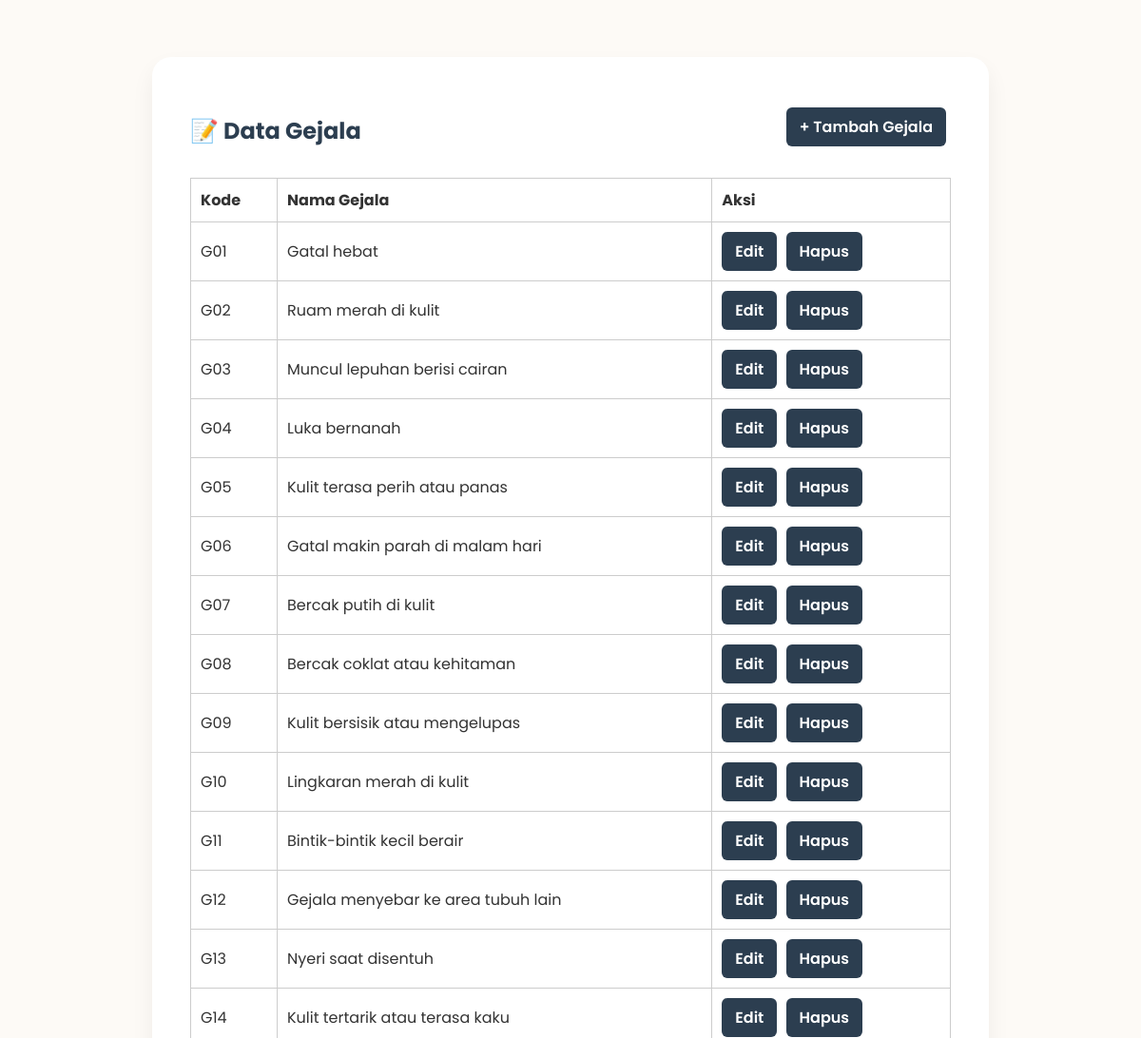
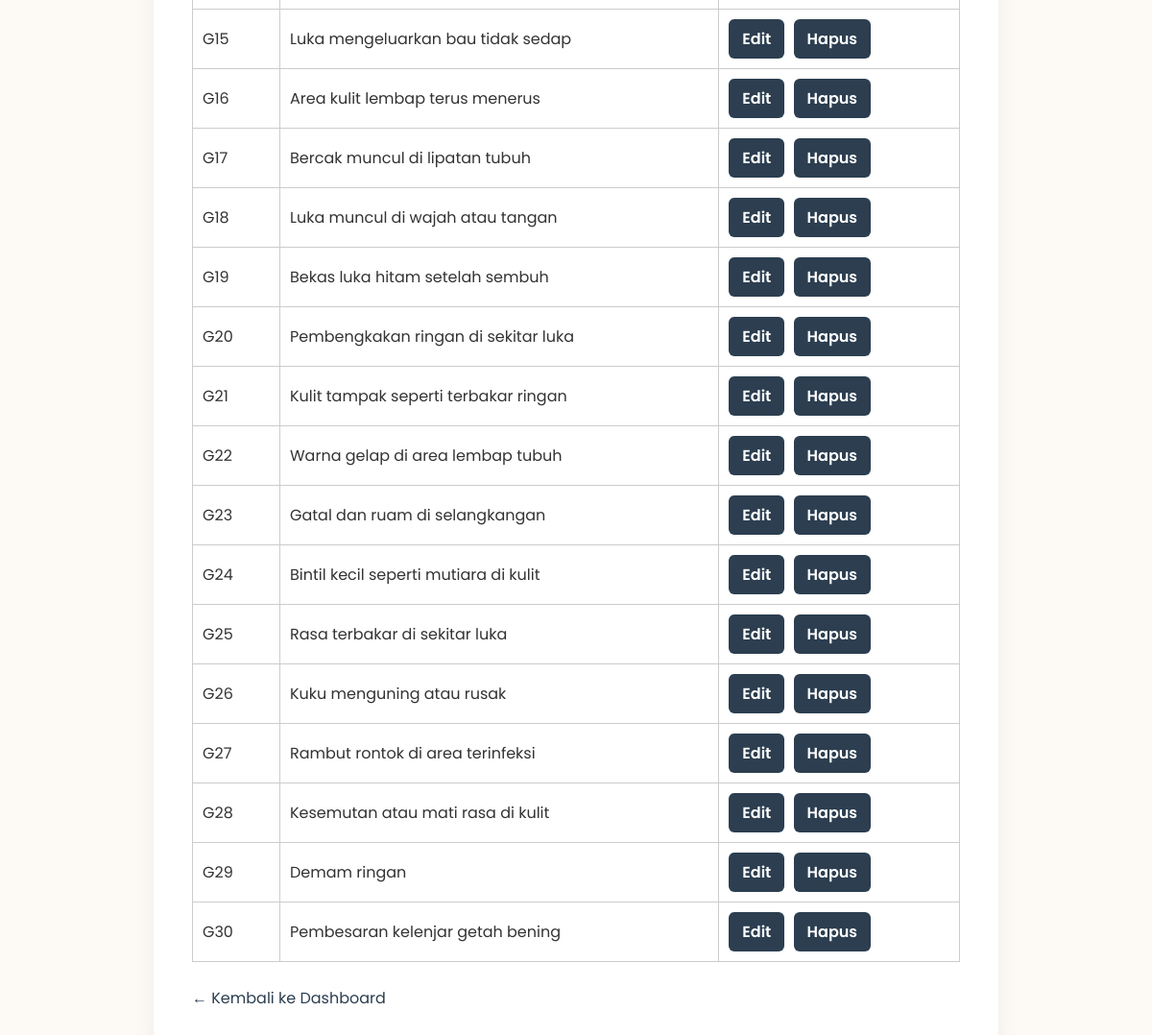
The page /admin/data-gejala.php (signed in) on the database its author committed (2 pictures, top to bottom).
### tables this page shows
CREATE TABLE `gejala` (
  `id_gejala` int(11) NOT NULL,
  `kode_gejala` varchar(10) DEFAULT NULL,
  `nama_gejala` varchar(255) DEFAULT NULL
);

### admin/data-gejala.php (the view, shortened to what this page needs)
<?php
include '../db.php';
?>
<!DOCTYPE html>
<html lang="id">
<head>
  <link rel="stylesheet" href="../style.css">
</head>
<body>
  <div class="container">
    <div class="top-bar">
      <h2>📝 Data Gejala</h2>
      <a class="btn" href="tambah-gejala.php">+ Tambah Gejala</a>
    </div>
    <table>
      <tr>
        <th>Kode</th>
        <th>Nama Gejala</th>
        <th>Aksi</th>
      </tr>
      <?php
      $q = mysqli_query($koneksi, "SELECT * FROM gejala ORDER BY kode_gejala ASC");
      while ($d = mysqli_fetch_array($q)) {
          echo "<tr>";
          echo "<td>{$d['kode_gejala']}</td>";
          echo "<td>{$d['nama_gejala']}</td>";
          echo "<td>
            <a class='btn' href='edit-gejala.php?id={$d['id_gejala']}'>Edit</a>
            <a class='btn' href='?hapus={$d['id_gejala']}' onclick='return confirm(\"Hapus data ini?\")'>Hapus</a>
          </td>";
          echo "</tr>";
      }
      ?>
    </table>
    <br><a href="index.php">← Kembali ke Dashboard</a>
  </div>
</body>
</html>

### style.css (style rules this page uses)
body { font-family: 'Poppins', sans-serif; background: #fdfaf6; color: #333; margin: 0; padding: 0; overflow-x: hidden; }
.container { max-width: 800px; margin: 60px auto; background: #fff; padding: 40px; border-radius: 20px; box-shadow: 0 12px 24px rgba(0, 0, 0, 0.06); position: relative; z-index: 1; }
h1, h2, h3, h4 { color: #2c3e50; margin-bottom: 12px; }
button, .btn { background-color: #2c3e50; color: white; border: none; padding: 12px 24px; font-weight: 600; border-radius: 12px; cursor: pointer; transition: background 0.3s; text-decoration: none; display: inline-block; }
a { color: #2c3e50; text-decoration: none; }

### admin/data-gejala.php (style rules this page uses)
table { width: 100%; border-collapse: collapse; margin-top: 20px; }
table, th, td { border: 1px solid #ccc; }
th, td { padding: 10px; text-align: left; }
a.btn { padding: 8px 14px; background: #2c3e50; color: #fff; border-radius: 6px; text-decoration: none; margin-right: 5px; }
.top-bar { display: flex; justify-content: space-between; align-items: center; margin-bottom: 15px; }

### rows shown on the page
gejala: kode_gejala "G01", nama_gejala "Gatal hebat"
gejala: kode_gejala "G02", nama_gejala "Ruam merah di kulit"
gejala: kode_gejala "G03", nama_gejala "Muncul lepuhan berisi cairan"
gejala: kode_gejala "G04", nama_gejala "Luka bernanah"
gejala: kode_gejala "G05", nama_gejala "Kulit terasa perih atau panas"
gejala: kode_gejala "G06", nama_gejala "Gatal makin parah di malam hari"
gejala: kode_gejala "G07", nama_gejala "Bercak putih di kulit"
gejala: kode_gejala "G08", nama_gejala "Bercak coklat atau kehitaman"
gejala: kode_gejala "G09", nama_gejala "Kulit bersisik atau mengelupas"
gejala: kode_gejala "G10", nama_gejala "Lingkaran merah di kulit"
gejala: kode_gejala "G11", nama_gejala "Bintik-bintik kecil berair"
gejala: kode_gejala "G12", nama_gejala "Gejala menyebar ke area tubuh lain"
gejala: kode_gejala "G13", nama_gejala "Nyeri saat disentuh"
gejala: kode_gejala "G14", nama_gejala "Kulit tertarik atau terasa kaku"
gejala: kode_gejala "G15", nama_gejala "Luka mengeluarkan bau tidak sedap"
gejala: kode_gejala "G16", nama_gejala "Area kulit lembap terus menerus"
gejala: kode_gejala "G17", nama_gejala "Bercak muncul di lipatan tubuh"
gejala: kode_gejala "G18", nama_gejala "Luka muncul di wajah atau tangan"
gejala: kode_gejala "G19", nama_gejala "Bekas luka hitam setelah sembuh"
gejala: kode_gejala "G20", nama_gejala "Pembengkakan ringan di sekitar luka"
gejala: kode_gejala "G21", nama_gejala "Kulit tampak seperti terbakar ringan"
gejala: kode_gejala "G22", nama_gejala "Warna gelap di area lembap tubuh"
gejala: kode_gejala "G23", nama_gejala "Gatal dan ruam di selangkangan"
gejala: kode_gejala "G24", nama_gejala "Bintil kecil seperti mutiara di kulit"
gejala: kode_gejala "G25", nama_gejala "Rasa terbakar di sekitar luka"
gejala: kode_gejala "G26", nama_gejala "Kuku menguning atau rusak"
gejala: kode_gejala "G27", nama_gejala "Rambut rontok di area terinfeksi"
gejala: kode_gejala "G28", nama_gejala "Kesemutan atau mati rasa di kulit"
gejala: kode_gejala "G29", nama_gejala "Demam ringan"
gejala: kode_gejala "G30", nama_gejala "Pembesaran kelenjar getah bening"
